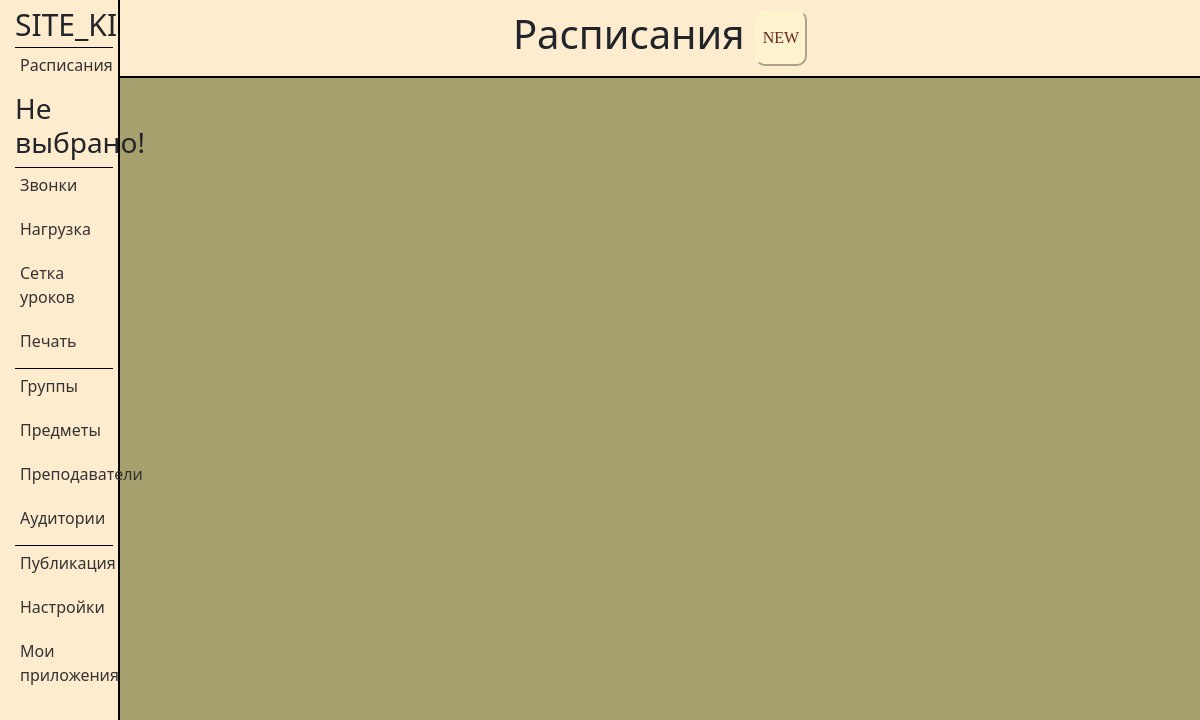
Before: /applications/7/schedules/ with the older database file.
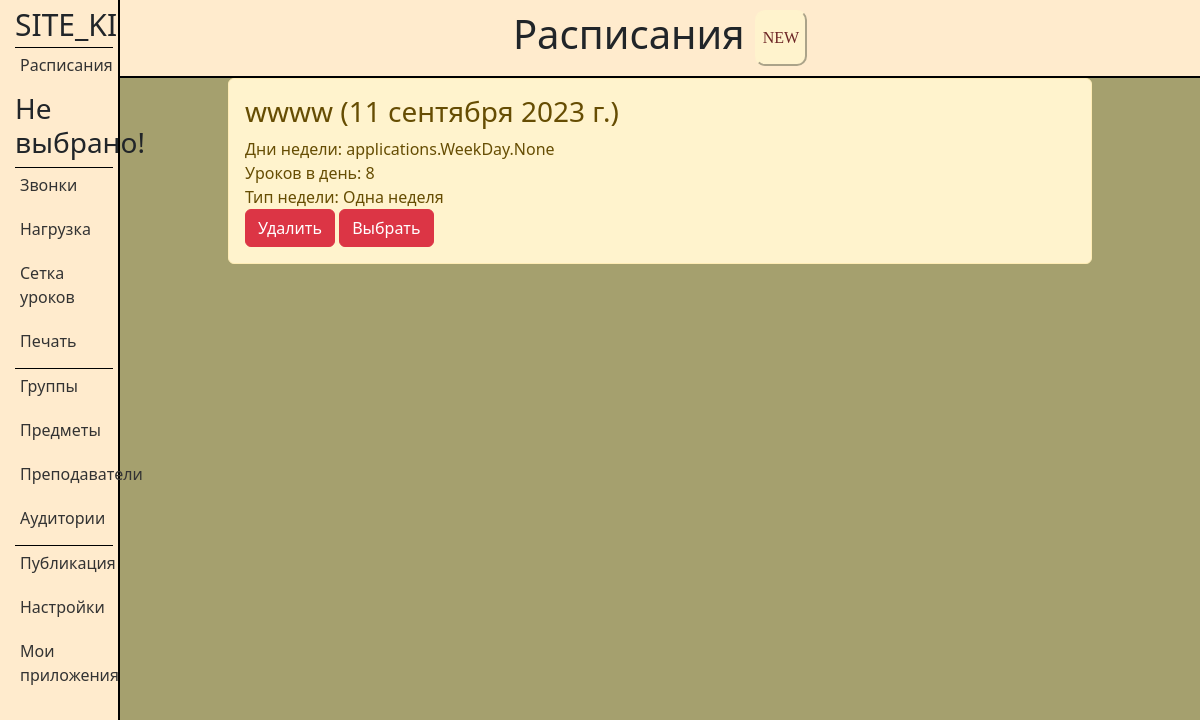
After: the same page with the newer database file.
### applications/models.py (models this page shows, shortened)
class Schedules(models.Model):
    title = models.CharField('Название', max_length=50)
    week_date = models.DateField('Дата')
    week_days = models.ManyToManyField('WeekDay')
    lessons_counts = models.CharField('Уроков в день', max_length=50)
    week_type = models.CharField('Тип недели', max_length=50)
    application_id = models.ForeignKey(Applications, on_delete=models.CASCADE, related_name='schedules_applications')
    class Meta:
        verbose_name = 'Расписание'
        verbose_name_plural = 'Расписания'

### applications/views.py (the view)
def schedules(request, app_id):
    if request.method == 'POST':
        if 'action' in request.POST and request.POST['action'] == 'del':
            element_id = request.POST.get('element_id')
            return delete_schedule(request, app_id, element_id, Schedules, "schedules")
    return handle_form(request, app_id, Schedules, SchedulesForm, 'applications/schedules.html')

### applications/models.py (called while the page is built)
    def __str__(self):
        return self.name

### applications/views.py (called while the page is built)
def find_week_title(request):
    week_title = None
    if request.COOKIES.get('selectedElementId'):
        sched_id = request.COOKIES.get('selectedElementId')
        sched_instance = Schedules.objects.get(id=sched_id)
        week_title = sched_instance.title
    else:
        week_title = 'Не выбрано!'
    return week_title

### applications/templates/applications/schedules.html (shortened to what this page needs)
{% extends 'applications/layout.html' %}
{% load static %}
{% block content %}
<div class="features">
    <header>
        <h1>Расписания</h1>
        <button class="popup-btn" id="open_pop_up">NEW</button>
    </header>
    <div class="output">
        {% for el in groups %}
    {% if el.schedule_id == selected_element_id %}
    <div class="alert alert-warning">
        <h3 style='color:{{ el.color }};'>{{ el.title }} ({{ el.week_date }})</h3>
        <p style='color:{{ el.color }};'>Дни недели: {{ el.week_days }}</p>
        <p style='color:{{ el.color }};'>Уроков в день: {{ el.lessons_counts }}</p>
        <p style='color:{{ el.color }};'>Тип недели: {{ el.week_type }}</p>
        <form method="post">
            <button type="submit" class="btn btn-danger">Удалить</button>
            <button type="button" class="btn btn-danger select-schedule" data-element-id="{{ el.id }}">Выбрать</button>
        </form>
    </div>
    {% endif %}
{% endfor %}
    </div>
</div>
{% endblock %}

Changed rows visible on the page:
added Schedules: title "wwww", week_date "11 сентября 2023 г.", week_days "applications.WeekDay.None", lessons_counts "8", week_type "Одна неделя"
